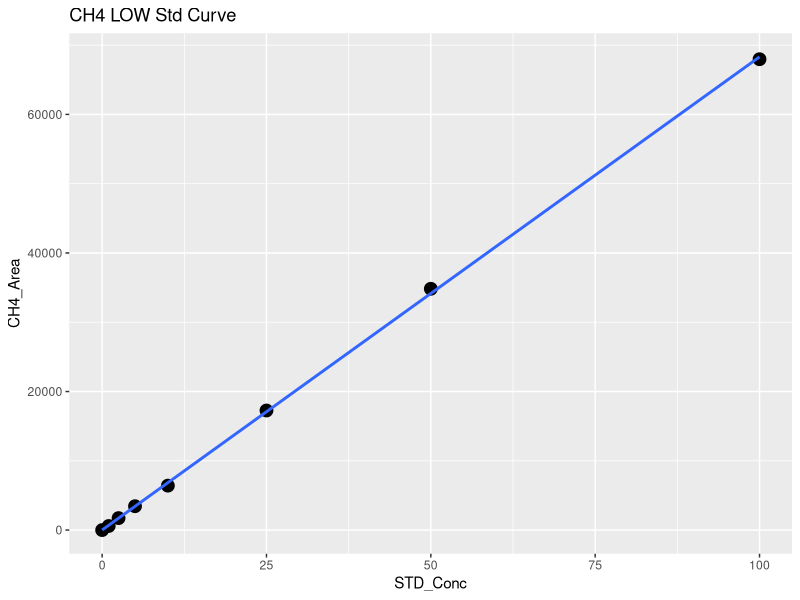
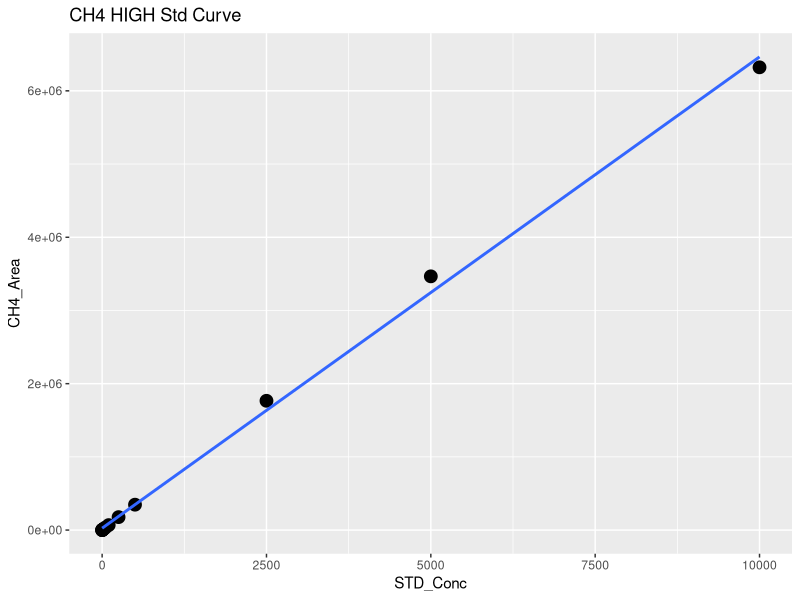
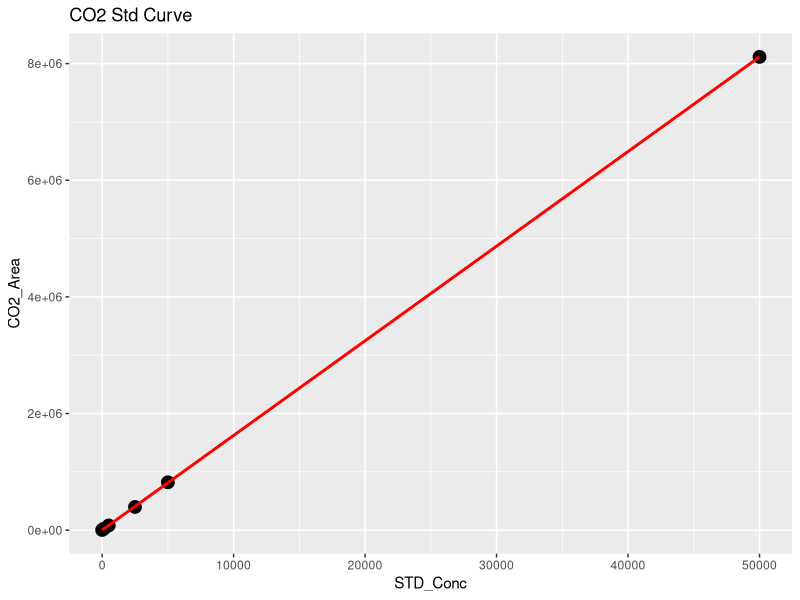
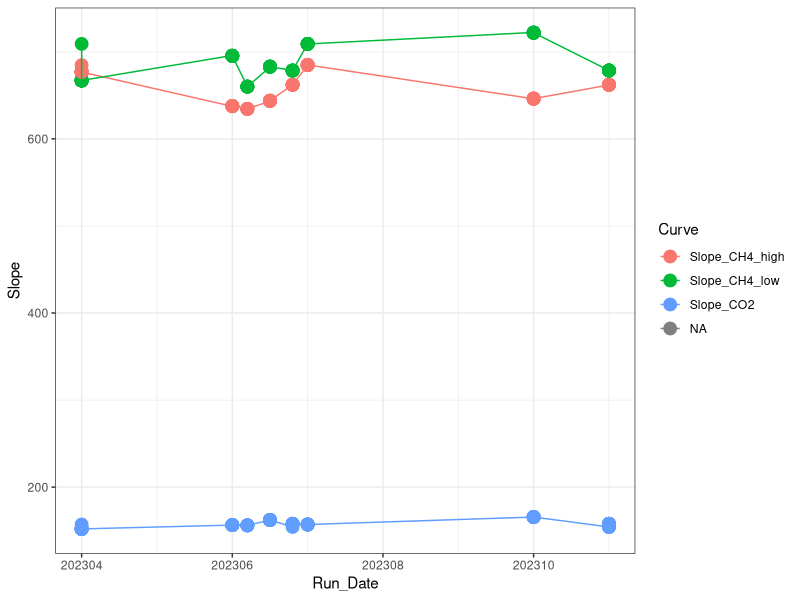

Here is the R script that generated these plots, in order: (Note: this script raises an error after producing the figures.)
## ---- chunk 1
library(dplyr)
library(ggplot2)
library(ggpubr)
library(stringr)
library(readxl)
## ---- chunk 2

#Read in Data 
raw <- read.csv("2023 Raw Data/TEMPEST_TGW_202306_T3pm-4.csv")
head(raw)

#pull out methane standards
stds_ch4 <-  raw %>%  
  filter(str_detect(Sample_Type, "STD_CH4"))
#head(stds_ch4)

#split into high curve and low curve for CH4
stds_ch4_low <- stds_ch4  %>%  
  filter(!STD_Conc > 100)

#Low curve for CH4
CH4_Low <- ggplot(stds_ch4_low, aes(STD_Conc, CH4_Area)) + geom_point(size=4) + 
  geom_smooth(method = "lm", se = FALSE) + labs(title="CH4 LOW Std Curve")
CH4_Low

CH4_Low_lm <- lm(stds_ch4_low$CH4_Area ~ stds_ch4_low$STD_Conc)
summary(CH4_Low_lm)
cf <- coef(CH4_Low_lm)

#create data frame with 1 rows and 0 columns
Slope_CH4_low <- data.frame(matrix(ncol = 0, nrow = 1))
Slope_CH4_low$Curve <- "Slope_CH4_low"
Slope_CH4_low$R2 <- summary(CH4_Low_lm)$adj.r.squared
Slope_CH4_low$Slope <- cf[2]
Slope_CH4_low$Intercept <- cf[1]
#head(Slope_CH4_low)

#High curve for CH4
CH4_High <- ggplot(stds_ch4, aes(STD_Conc, CH4_Area)) + geom_point(size=4) + 
  geom_smooth(method = "lm", se = FALSE) + labs(title="CH4 HIGH Std Curve")
CH4_High

stds_ch4_lm <- lm(stds_ch4$CH4_Area ~ stds_ch4$STD_Conc)
summary(stds_ch4_lm)
cf <- coef(stds_ch4_lm)

#create data frame with 1 rows and 0 columns
Slope_CH4_high <- data.frame(matrix(ncol = 0, nrow = 1))
Slope_CH4_high$Curve <- "Slope_CH4_high"
Slope_CH4_high$R2 <- summary(stds_ch4_lm)$adj.r.squared
Slope_CH4_high$Slope <- cf[2]
Slope_CH4_high$Intercept <- cf[1]
#head(Slope_CH4_high)

#pull out co2 standards
stds_co2 <-  raw %>%  
  filter(str_detect(Sample_Type, "STD_CO2"))
#head(stds_co2)

#CO2 Curve
CO2_stds <- ggplot(stds_co2, aes(STD_Conc, CO2_Area)) + geom_point(size=4) + 
  geom_smooth(method = "lm", se = FALSE, color="red") + labs(title="CO2 Std Curve")
CO2_stds

stds_co2_lm <- lm(stds_co2$CO2_Area ~ stds_co2$STD_Conc)
summary(stds_co2_lm)
cf <- coef(stds_co2_lm)

#create data frame with 1 rows and 0 columns
Slope_CO2 <- data.frame(matrix(ncol = 0, nrow = 1))
Slope_CO2$Curve <- "Slope_CO2"
Slope_CO2$R2 <- summary(stds_co2_lm)$adj.r.squared
Slope_CO2$Slope <- cf[2]
Slope_CO2$Intercept <- cf[1]
#head(Slope_CO2)

#pull all the slopes together into one dataframe 
Slopes <- rbind(Slope_CH4_low, Slope_CH4_high, Slope_CO2)
#head(Slopes)

Slopes$Run_Date <- c(202306.5, 202306.5, 202306.5)

log <- read.csv("2023 Raw Data/COMPASS_TEMPEST_Varian_TGAS_QAQC_2023.csv")
head(log)
log <- log[ ,-c(1)]
log <- rbind(log, Slopes)

Slopes_chk <- ggplot(log, aes(Run_Date, Slope, col=Curve)) + geom_point(size=4) + geom_line() + theme_bw()
Slopes_chk

write.csv(log, "2023 Raw Data/COMPASS_TEMPEST_Varian_TGAS_QAQC_2023.csv")
## ---- chunk 3
#head(raw)

#pull out methane standards
Samples <-  raw %>%  
  filter(!str_detect(Sample_Type, "STD_CH4")) %>%  
  filter(!str_detect(Sample_Type, "STD_CO2")) %>%  
  filter(!str_detect(Sample_Type, "Blank")) %>%  
  filter(!str_detect(Sample_Type, "Chk_STD")) %>%  
   filter(!str_detect(Sample_Type, "CHKSTD")) %>%
  filter(!str_detect(Sample_Type, "CHK_STD")) %>%
  filter(!str_detect(Sample_Type, "NA"))
#head(Samples)

#Now flag any areas that are above the 100ppm area for CH4
Samples$CH4_Curve <- ifelse(Samples$CH4_Area >71000, "High", "Low")
#head(Samples)

#Calculate CH4 concentrations in ppm
Samples$CH4_Conc_ppm <- ifelse(Samples$CH4_Area >71000, (Samples$CH4_Area-Slope_CH4_high$Intercept)/Slope_CH4_high$Slope,                                       (Samples$CH4_Area-Slope_CH4_low$Intercept)/Slope_CH4_low$Slope )

#Calculate CO2 concentrations in ppm 
Samples$CO2_Conc_ppm <- ((Samples$CO2_Area-Slope_CO2$Intercept)/Slope_CO2$Slope) 

#head(Samples)

##########make flags for any dilutions needed 
#highest CH4 standard = 10000
#highest CO2 standard = 50000

Samples$CH4_Flag <- ifelse(Samples$CH4_Conc_ppm >10000, "Needs Dilution", "Within Range")
Samples$CO2_Flag <- ifelse(Samples$CO2_Conc_ppm >50000, "Needs Dilution", "Within Range")
#head(Samples)

## ---- chunk 4

chks <-  raw %>%  
  filter(!str_detect(Sample_Type, "STD_CH4")) %>%  
  filter(!str_detect(Sample_Type, "STD_CO2")) %>%  
  filter(!str_detect(Sample_Type, "Blank")) %>%  
  filter(!str_detect(Sample_Type, "Unknown")) %>%  
  filter(!str_detect(Sample_Type, "NA"))
#head(chks)

#Calculate CH4 concentrations in ppm
chks$CH4_Conc_ppm <- ifelse(chks$CH4_Area >71000, 
                      (chks$CH4_Area-Slope_CH4_high$Intercept)/Slope_CH4_high$Slope,                                       (chks$CH4_Area-Slope_CH4_low$Intercept)/Slope_CH4_low$Slope )

#Calculate CO2 concentrations in ppm 
chks$CO2_Conc_ppm <- ((chks$CO2_Area-Slope_CO2$Intercept)/Slope_CO2$Slope)



#change this if check standard concentrations are different 
level_ch4 <- 5      #ppm
level_co2 <- 1000   #ppm

#calculate percent difference of check standards 
chks$Ch4_diff <- ((chks$CH4_Conc_ppm - level_ch4)/((chks$CH4_Conc_ppm + level_ch4)/2)) * 100
chks$CH4_diff_flag <-  ifelse(chks$Ch4_diff <10, 'YES', 'NO, rerun')

chks$CO2_diff <- ((chks$CO2_Conc_ppm - level_co2)/((chks$CO2_Conc_ppm + level_co2)/2)) * 100
chks$CO2_diff_flag <-  ifelse(chks$CO2_diff <10, 'YES', 'NO, rerun')

#now plot the Ch4 concentrations and the CO2 concentrations vs. the expected concentration 
#then also make the color the percent difference between the expected and observed concentration 

ch4_chk <-  ggplot(data = chks, aes(x = Sample_ID, y = CH4_Conc_ppm, fill=CH4_diff_flag)) +
       geom_bar(stat = 'identity') + 
        scale_fill_manual(values=c("darkgrey","darkgreen" ))+
        theme_classic() + labs(x= " ", y="Percent Difference  (%)", title="Check Stds: CH4") + 
        theme(legend.position="bottom") +  geom_hline(yintercept=level_ch4, linetype="dashed", 
                color = "black", size=1)


co2_chk <-  ggplot(data = chks, aes(x = Sample_ID, y = CO2_Conc_ppm, fill=CO2_diff_flag)) +
       geom_bar(stat = 'identity') + 
        scale_fill_manual(values=c("darkgreen", "darkgrey"))+
        theme_classic() + labs(x= " ", y="Percent Difference  (%)", title="Check Stds: CO2") + 
        theme(legend.position="bottom") +  geom_hline(yintercept=level_co2, linetype="dashed", 
                color = "black", size=1)

ggarrange(ch4_chk, co2_chk, nrow=1, ncol=2)


## ---- chunk 5

#multiply the concentration by the dilution factor
Samples$CH4_Conc_ppm_dilcorr <- (Samples$CH4_Conc_ppm * Samples$Dilution_Factor)

Samples$CO2_Conc_ppm_dilcorr <- (Samples$CO2_Conc_ppm * Samples$Dilution_Factor)

#check results
#head(Samples)

#quick first look at the samples 
ch4_samples <-  ggplot(data = Samples, aes(x = Sample_ID, y = CH4_Conc_ppm, fill=CH4_Flag)) +
       geom_bar(stat = 'identity') + 
        scale_fill_manual(values=c("red", "darkgreen"))+
        theme_classic() + labs(x= " ", y="CH4 (ppm)", title="CH4: Green = Within Range") + 
        theme(legend.position="none") 


co2_samples <-  ggplot(data = Samples, aes(x = Sample_ID, y = CO2_Conc_ppm, fill=CO2_Flag)) +
       geom_bar(stat = 'identity') + 
        scale_fill_manual(values=c( "darkgreen", "red"))+
        theme_classic() + labs(x= " ", y="CO2 (ppm)", title="CO2: Green = Within Range") + 
        theme(legend.position="none") 

ggarrange(ch4_samples, co2_samples, nrow=1, ncol=2)


## ---- chunk 6

# Convert ppm CH4 to total umol CH4 in the sample headspace
# use Ideal Gas Law:  
#   hdsp umol CH4 = ppm CH4*(PV/RT) 
#      P = 1 (pressure in atm)
#      R = 0.082 (gas constant)
#      V = 0.015 (gas syringe volume in L)
#      T = "TempC" column value in Kelvin (equilibration temperature)

#set the volume used for the sample
volume = 0.02  #in Liters (samples are 20mL so 0.02mL )
TempC <-  25 #I am assuming 25C not sure how we want to handle this
IdealGas <- 0.08206

#Calculate CH4 concentrations in ppm
Samples$CH4_Conc_umol <- ifelse(Samples$G_W == "W",
                    ((Samples$CH4_Conc_ppm_dilcorr*((1*volume)/(0.08206*(TempC+273.15))))/(volume)),
                    (Samples$CH4_Conc_ppm_dilcorr*((1*volume)/(0.08206*(TempC+273.15)))))
Samples$CO2_Conc_umol <- ifelse(Samples$G_W == "W",
                    ((Samples$CO2_Conc_ppm_dilcorr*((1*volume)/(0.08206*(TempC+273.15))))/(volume)),
                    (Samples$CO2_Conc_ppm_dilcorr*((1*volume)/(0.08206*(TempC+273.15)))))

Samples$CH4_Conc_nmol <- Samples$CH4_Conc_umol * 1000
Samples$CO2_Conc_nmol <- Samples$CO2_Conc_umol * 1000

#quick first look at the samples 
ch4_samples1 <-  ggplot(data = Samples, aes(x = Sample_ID, y = CH4_Conc_nmol, fill=G_W)) +
       geom_bar(stat = 'identity') + 
        scale_fill_manual(values=c("purple","darkgrey", "darkblue"))+
        theme_classic() + labs(x= " ", y="CH4 (uM)", title="CH4: Blue = PW Sample") + 
        theme(legend.position="none") 


co2_samples1 <-  ggplot(data = Samples, aes(x = Sample_ID, y = CO2_Conc_nmol, fill=G_W)) +
       geom_bar(stat = 'identity') + 
        scale_fill_manual(values=c("purple","darkgrey", "darkblue"))+
        theme_classic() + labs(x= " ", y="CO2 (uM)", title="CO2: Blue = PW Sample") + 
        theme(legend.position="none") 

ggarrange(ch4_samples1, co2_samples1, nrow=1, ncol=2)

## ---- chunk 7
#check results
#head(Samples)

#pull out what we need 
Samples1 <- Samples[ ,c(1:3,6:18,22, 27:30)]
#head(Samples1)


write.csv(Samples1, "2023 Processed Data/COMPASS_TEMPEST_TGW_202306_T3pm-4_Processed.csv")

